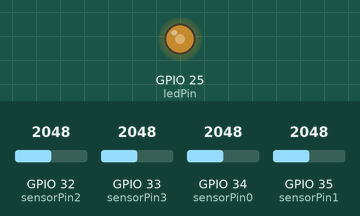
Simulated run of this sketch. Board: ESP32. On the bench: output pins drawn as LEDs (lit = HIGH). The inputs (shaded band) are chosen by the test bench; at power-on: GPIO 32 (sensorPin2) = 2048, GPIO 33 (sensorPin3) = 2048, GPIO 34 (sensorPin0) = 2048, GPIO 35 (sensorPin1) = 2048. WiFi joins after 1.5 s; servers stay silent unless stated; what the sketch prints to the serial monitor is not drawn.

Above: at 2.7 s.
2.8 s: GPIO 32 (sensorPin2) set to 1228
At 2.96 s:
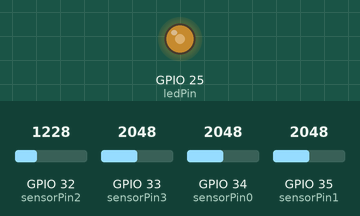
5.8 s: GPIO 33 (sensorPin3) set to 1228
At 6.32 s:
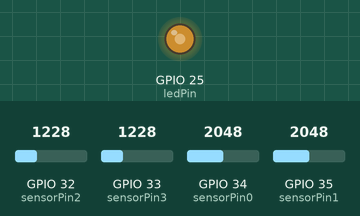
8.8 s: GPIO 34 (sensorPin0) set to 1228
At 9.03 s:
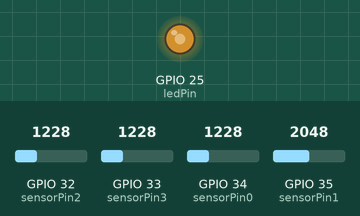
11.8 s: GPIO 35 (sensorPin1) set to 122
At 13.9 s:
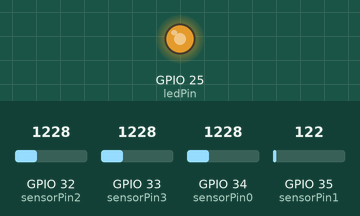
14.8 s: GPIO 35 (sensorPin1) set to 3972
At 18.2 s:
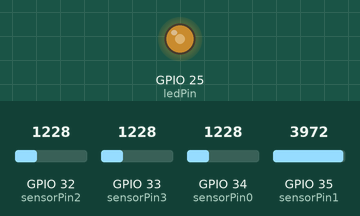
Timing chart, 0 to 18.8 s (numbered marks = the images above; inputs shaded):
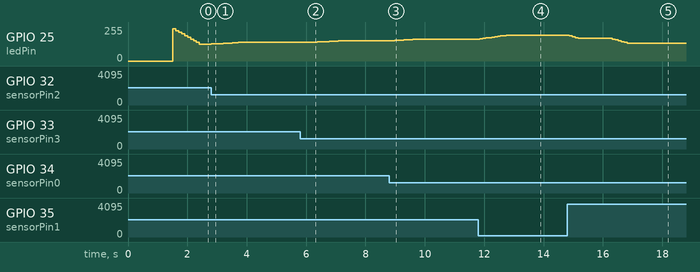

The sketch:

POD-Unit_Main_PhotoAI_v002.ino
```cpp
#include <WiFi.h>
#include <Firebase_ESP_Client.h>

// Твои настройки WiFi
const char* ssid = "MEO-2hzF96460";
const char* password = "FpxA9bv8";

// Настройки Firebase
#define FIREBASE_HOST "booking-ee47f-default-rtdb.europe-west1.firebasedatabase.app"
#define FIREBASE_AUTH "m3uCFaiui2EXuQdpZGuuIgwgarKXH5lojbhUgF5b"

// Имя устройства
const String device_id = "Pod_01_base_01";

// Пины датчиков
const int sensorPin0 = 34;
const int sensorPin1 = 35;
const int sensorPin2 = 32;
const int sensorPin3 = 33;

// Пин LED
const int ledPin = 25;

// Буфер для среднего (10 показаний)
const int buffer_size = 10;
int buffer0[buffer_size];
int buffer1[buffer_size];
int buffer2[buffer_size];
int buffer3[buffer_size];
int buffer_index = 0;

// Объект Firebase
FirebaseData fbdo;
FirebaseAuth auth;
FirebaseConfig config;

void setup() {
  Serial.begin(115200);

  // Подключение WiFi
  WiFi.begin(ssid, password);
  Serial.print("Connecting to WiFi");
  while (WiFi.status() != WL_CONNECTED) {
    delay(500);
    Serial.print(".");
  }
  Serial.println("\nWiFi connected");

  // Настройка PWM для LED (новый способ)
  ledcAttach(ledPin, 5000, 8);  // пин, частота 5kHz, 8-бит

  // Заполнение буфера нулями
  int i;
  for (i = 0; i < buffer_size; i++) {
    buffer0[i] = 0;
    buffer1[i] = 0;
    buffer2[i] = 0;
    buffer3[i] = 0;
  }

  // Настройка Firebase
  config.database_url = FIREBASE_HOST;
  config.signer.tokens.legacy_token = FIREBASE_AUTH;

  Firebase.begin(&config, &auth);
  Firebase.reconnectWiFi(true);

  Serial.println("Firebase ready");
}

void loop() {
  // Чтение датчиков
  buffer0[buffer_index] = analogRead(sensorPin0);
  buffer1[buffer_index] = analogRead(sensorPin1);
  buffer2[buffer_index] = analogRead(sensorPin2);
  buffer3[buffer_index] = analogRead(sensorPin3);

  buffer_index = buffer_index + 1;
  if (buffer_index >= buffer_size) {
    buffer_index = 0;
  }

  // Средние значения
  int sum0 = 0;
  int sum1 = 0;
  int sum2 = 0;
  int sum3 = 0;
  int j;
  for (j = 0; j < buffer_size; j++) {
    sum0 = sum0 + buffer0[j];
    sum1 = sum1 + buffer1[j];
    sum2 = sum2 + buffer2[j];
    sum3 = sum3 + buffer3[j];
  }

  int avg0 = sum0 / buffer_size;
  int avg1 = sum1 / buffer_size;
  int avg2 = sum2 / buffer_size;
  int avg3 = sum3 / buffer_size;

  int avg = (avg0 + avg1 + avg2 + avg3) / 4;

  // Яркость LED (темнее — ярче)
  int brightness = (4095 - avg) * 255 / 4095;
  ledcWrite(ledPin, brightness);

  // Отправка каждые 5 секунд
  static unsigned long last_send = 0;
  unsigned long now = millis();
  if (now - last_send > 5000) {
    String base_path = "devices/" + device_id + "/";

    if (Firebase.RTDB.setInt(&fbdo, base_path + "avg_light", avg)) {
      Serial.println("avg_light sent");
    }
    if (Firebase.RTDB.setInt(&fbdo, base_path + "brightness", brightness)) {
      Serial.println("brightness sent");
    }
    if (Firebase.RTDB.setInt(&fbdo, base_path + "timestamp", now / 1000)) {
      Serial.println("timestamp sent");
    }

    String sensors_path = base_path + "sensors/";
    Firebase.RTDB.setInt(&fbdo, sensors_path + "sensor0", avg0);
    Firebase.RTDB.setInt(&fbdo, sensors_path + "sensor1", avg1);
    Firebase.RTDB.setInt(&fbdo, sensors_path + "sensor2", avg2);
    Firebase.RTDB.setInt(&fbdo, sensors_path + "sensor3", avg3);

    last_send = now;
    Serial.println("All data sent");
  }

  delay(100);
}
```

Measured:
- after the input at 2.8 s, GPIO 25 (ledPin): moves from 127/255 to 139/255 over 0.90 s, starting at once
- after the input at 5.8 s, GPIO 25 (ledPin): moves from 139/255 to 152/255 over 0.90 s, starting after 0.37 s
- after the input at 8.8 s, GPIO 25 (ledPin): moves from 152/255 to 164/255 over 0.90 s, starting after 0.09 s
- after the input at 11.8 s, GPIO 25 (ledPin): moves from 164/255 to 194/255 over 0.90 s, starting after 0.05 s
- after the input at 14.8 s, GPIO 25 (ledPin): moves from 194/255 to 134/255 over 2.0 s, starting after 0.06 s
